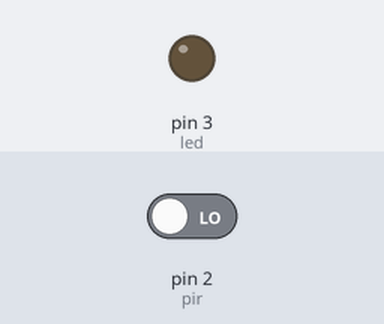
Recording of a sketch running on a simulated Arduino Uno, built with avr-gcc and run on an emulated ATmega328P. Shown: output pins drawn as LEDs (lit = HIGH). The test bench sets the inputs (shaded band); at power-on: pin 2 (pir) LOW. What the sketch prints to the serial monitor is not drawn.

Above: at 1.2 s.
1.3 s: pin 2 (pir) driven HIGH
At 1.6 s:
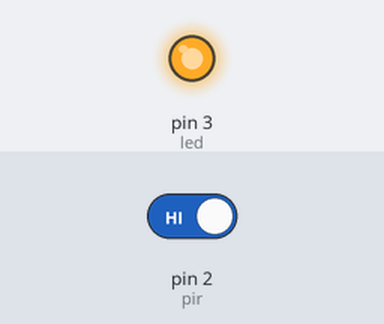
2.8 s: pin 2 (pir) driven LOW
At 4.0 s:
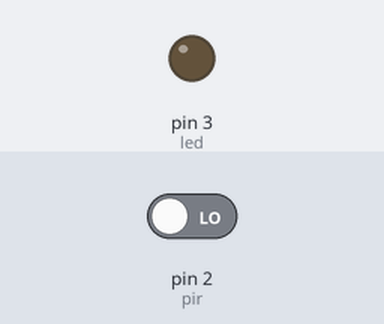
Timing chart, 0 to 5.8 s (numbered marks = the images above; inputs shaded):
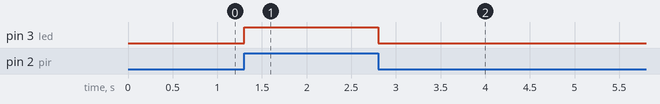

Measured:
- after the input at 1.3 s, pin 3 (led): LOW → HIGH at once
- after the input at 2.8 s, pin 3 (led): HIGH → LOW at once

The sketch:

stunning_jaiks1.ino
```cpp
int pir = 2;
int led = 3;

void setup()
{
  pinMode (pir, INPUT);
  pinMode(led, OUTPUT);
  Serial.begin(9600) ;

}

 void loop()
 {
  int i = digitalRead(pir);
  Serial.print(i) ;
  if (i==1)
  {
    digitalWrite(led,HIGH);
    delay(100);

  }
   else
  {
     digitalWrite(led,LOW);
   }
 }


 
```
